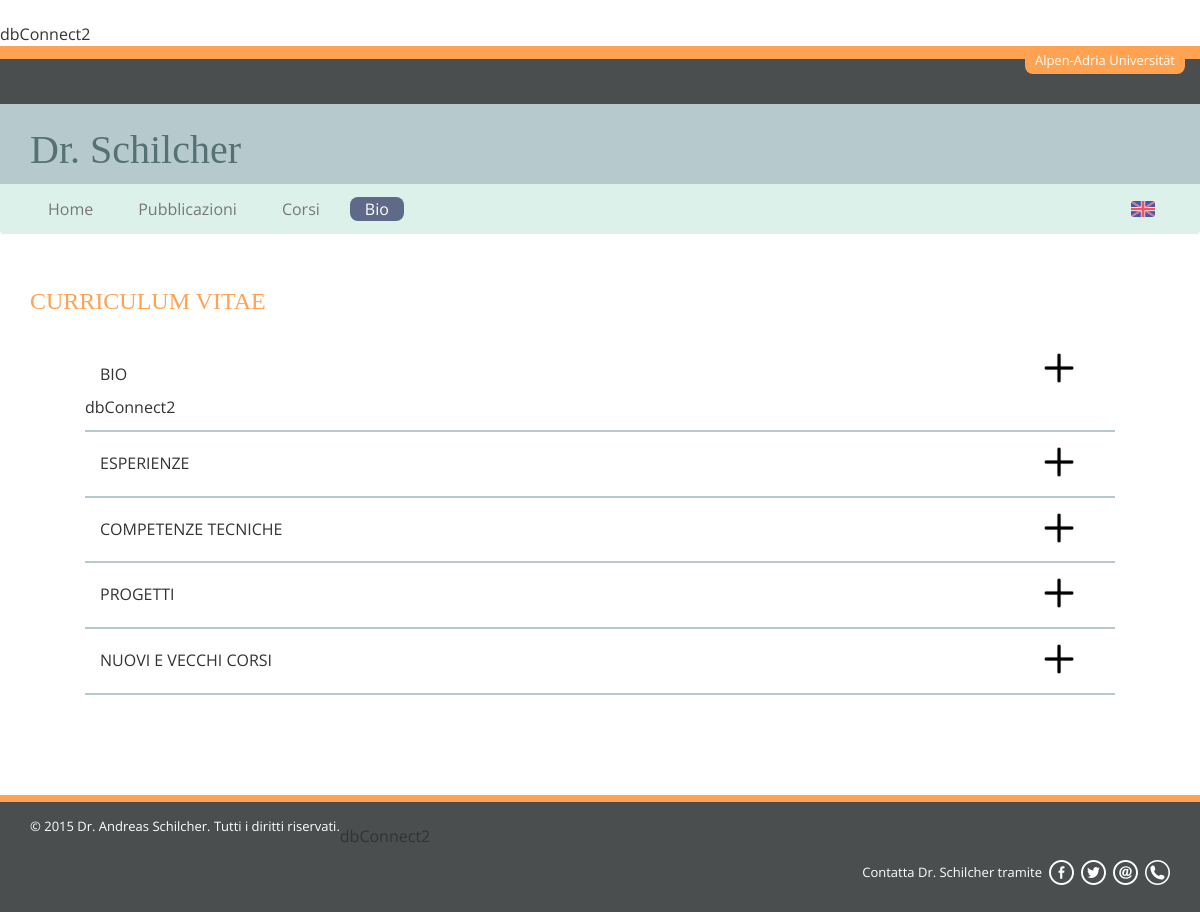
/biosketch.php, run on the app's committed database.
### tables this page shows
CREATE TABLE IF NOT EXISTS `info` (
  `id` int(11) NOT NULL AUTO_INCREMENT,
  `data` datetime NOT NULL,
  `nome_prof` varchar(255) NOT NULL,
  `nome_uni` varchar(255) NOT NULL,
  `favicon` varchar(255) NOT NULL,
  `footer_it` text NOT NULL,
  `footer_en` text NOT NULL,
  PRIMARY KEY (`id`)
);

### biosketch.php (the view, shortened to what this page needs)
<?php
	include_once("manager/funzioni.php");
	$titolo="Biosketch";
	$tabella="bio";
	$tabellae="extrabio";
	$idbio=1;
	include("header.php");
	include("menu.php");
?>
	<div class="col-lg-12 col-md-12 col-sm-12 col-xs-12">
		<div class="container">
			<div class="col-lg-12 col-md-12 col-sm-12 col-xs-12 distanza-sopra no-padding">
				<div class="titolo-bio vollkorn">
					CURRICULUM VITAE
				</div>
			</div>
			<div class="col-lg-12 col-md-12 col-sm-12 col-xs-12 no-padding-xs">
				<div class="lista-bio distanza-corso">
					<div class="col-lg-11 col-md-11 col-sm-11 col-xs-10">
						<div class="titolo-lista-bio">BIO</div>
					</div>
					<div class="col-lg-1 col-md-1 col-sm-1 col-xs-2">
						<a href="javascript:void(0)" data-toggle="collapse" data-target="#bio1" class="collapsed">
							<div class="toggle-img"></div>
						</a>
					</div>
<?php
	$riga=elementoDaId($tabella, $idbio);
?>
					<div class="col-lg-12 col-md-12 col-sm-12 col-xs-12 no-padding-xs">
					</div>
				</div>
				<div class="lista-bio">
					<div class="col-lg-11 col-md-11 col-sm-11 col-xs-10">
						<div class="titolo-lista-bio">ESPERIENZE</div>
					</div>
					<div class="col-lg-1 col-md-1 col-sm-1 col-xs-2 ruota">
						<a href="javascript:void(0)" data-toggle="collapse" data-target="#bio2" class="collapsed">
							<div class="toggle-img"></div>
						</a>
					</div>
					<div class="col-lg-12 col-md-12 col-sm-12 col-xs-12">
<?php
	$filtro="1";
	$totale=numeroElementiTipo($tabellae, $filtro);
	if($totale==0){
?>
							<div class="no-elementi-bio">
								Non sono presenti esperienze.
							</div>
<?php
	}
	else{
		$risposta=elementiFiltroTipo($tabellae, $filtro);
		while($riga=mysql_fetch_array($risposta)){
?>
							<div class="experience">
								<div class="titolo-experience">
									<?php echo $riga['nome_it']; ?>
								</div>
								<div class="anno-experience">
									Period: <?php echo $riga['periodo']; ?>
								</div>
								<div class="testo-aperto-bio">
									<?php echo $riga['testo_it']; ?>
								</div>
							</div>
<?php
		}
	}
?>
					</div>
				</div>
				<div class="lista-bio">
					<div class="col-lg-11 col-md-11 col-sm-11 col-xs-10">
						<div class="titolo-lista-bio">COMPETENZE TECNICHE</div>
					</div>
					<div class="col-lg-1 col-md-1 col-sm-1 col-xs-2 ruota">
						<a href="javascript:void(0)" data-toggle="collapse" data-target="#bio3" class="collapsed">
							<div class="toggle-img"></div>
						</a>
					</div>
					<div class="col-lg-12 col-md-12 col-sm-12 col-xs-12">
<?php
	$filtro="2";
	$totale=numeroElementiTipo($tabellae, $filtro);
	if($totale==0){
?>
							<div class="no-elementi-bio">
								Non sono presenti competenze tecniche.
							</div>
<?php
	}
	else{
		$risposta=elementiFiltroTipo($tabellae, $filtro);
		while($riga=mysql_fetch_array($risposta)){
?>
							<div class="technical-skills">
								<div class="titolo-technical">
									<?php echo $riga['nome_it']; ?>
								</div>
								<div class="testo-aperto-bio">
									<?php echo $riga['testo_it']; ?>
								</div>
							</div>
<?php
		}
	}
?>
					</div>
				</div>
				<div class="lista-bio">
					<div class="col-lg-11 col-md-11 col-sm-11 col-xs-10">
						<div class="titolo-lista-bio">PROGETTI</div>
					</div>
					<div class="col-lg-1 col-md-1 col-sm-1 col-xs-2 ruota">
						<a href="javascript:void(0)" data-toggle="collapse" data-target="#bio4" class="collapsed">
							<div class="toggle-img"></div>
						</a>
					</div>
					<div class="col-lg-12 col-md-12 col-sm-12 col-xs-12">
<?php
	$filtro="3";
	$totale=numeroElementiTipo($tabellae, $filtro);
	if($totale==0){
?>
							<div class="no-elementi-bio">
								Non sono presenti progetti.
							</div>
<?php
	}
	else{
		$risposta=elementiFiltroTipo($tabellae, $filtro);
		while($riga=mysql_fetch_array($risposta)){
?>
							<div class="experience">
								<div class="titolo-experience">
									<?php echo $riga['nome_it']; ?>
								</div>
								<div class="anno-experience">
									Period: <?php echo $riga['periodo']; ?>
								</div>
								<div class="testo-aperto-bio">
									<?php echo $riga['testo_it']; ?>
								</div>
							</div>
<?php
		}
	}
?>
					</div>
				</div>
				<div class="lista-bio distanza-sotto">
					<div class="col-lg-11 col-md-11 col-sm-11 col-xs-10">
						<div class="titolo-lista-bio">NUOVI E VECCHI CORSI</div>
					</div>
					<div class="col-lg-1 col-md-1 col-sm-1 col-xs-2 ruota">
						<a href="javascript:void(0)" data-toggle="collapse" data-target="#bio5" class="collapsed">
							<div class="toggle-img"></div>
						</a>
					</div>
					<div class="col-lg-12 col-md-12 col-sm-12 col-xs-12">
					</div>
				</div>
			</div>
		</div>
	</div>
<?php
	include("footer.php");
?>

### menu.php (shortened to what this page needs)
<body>
	<div class="col-lg-12 col-md-12 col-sm-12 col-xs-12 fascia-arancione">
		<div class="container no-padding">
			<div class="nome-uni">
				<?php echo $info['nome_uni']; ?>
			</div>
		</div>
	</div>
	<div class="col-lg-12 col-md-12 col-sm-12 col-xs-12 fascia-marrone">
	</div>
	<div class="col-lg-12 col-md-12 col-sm-12 hidden-xs fascia-grigio">
		<div class="container">
			<div class="nome-prof font-verde vollkorn">
				<?php echo $info['nome_prof']; ?>
			</div>
		</div>
	</div>
	<div class="navbar navbar-default" role="navigation">
		<div class="container">
			<div class="navbar-collapse collapse">
				<ul class="nav navbar-nav">
					<li <?php if($titolo=="Home"){ ?>class="active"<?php } ?>><a href="index.php">Home</a></li>
		            <li <?php if($titolo=="Publications"){ ?>class="active"<?php } ?>><a href="publications.php">Pubblicazioni</a></li>
		            <li <?php if($titolo=="Teaching"){ ?>class="active"<?php } ?>><a href="teaching.php">Corsi</a></li>
					<li <?php if($titolo=="Biosketch"){ ?>class="active"<?php } ?>><a href="biosketch.php">Bio</a></li>
				</ul>
				<ul class="nav navbar-nav navbar-right">
					<li class="hidden-xs" style="margin-right:0;"><a href="en/index.php"><img src="img/eng.png" class="bandiere"></a></li>
				</ul>
			</div>
		</div>
	</div>

### footer.php (shortened to what this page needs)
		<div class="col-lg-12 col-md-12 col-sm-12 col-xs-12 distanza-sopra fascia-arancione-footer">
		</div>
		<div class="col-lg-12 col-md-12 col-sm-12 col-xs-12 fascia-marrone-footer">
			<div class="container">
				<div class="testo-footer float-left">
					<?php echo $info['footer_it']; ?>
				</div>
<?php
	$tabellasocial="home";
	$idsocial=1;
	$social=elementoDaId($tabellasocial, $idsocial);
?>
				<div class="social-footer">
					<a href="tel:<?php echo str_replace(" ", "", $riga['phone']); ?>"><div class="float-right social phone"></div></a>
					<a href="mailto:<?php echo $riga['mail']; ?>"><div class="float-right social mail"></div></a>
					<a href="<?php echo $riga['twitter_link']; ?>" target="_blank"><div class="float-right social twitter"></div></a>
					<a href="<?php echo $riga['facebook_link']; ?>" target="_blank"><div class="float-right social facebook"></div></a>
					<div class="testo-footer float-right">
						Contatta <?php echo $info['nome_prof']; ?> tramite
					</div>
				</div>
			</div>
		</div>
	</body>
</html>

### data on the page
info: nome_uni "Alpen-Adria Universität", nome_prof "Dr. Schilcher", footer_it "© 2015 Dr. Andreas Schilcher. Tutti i diritti riservati."
